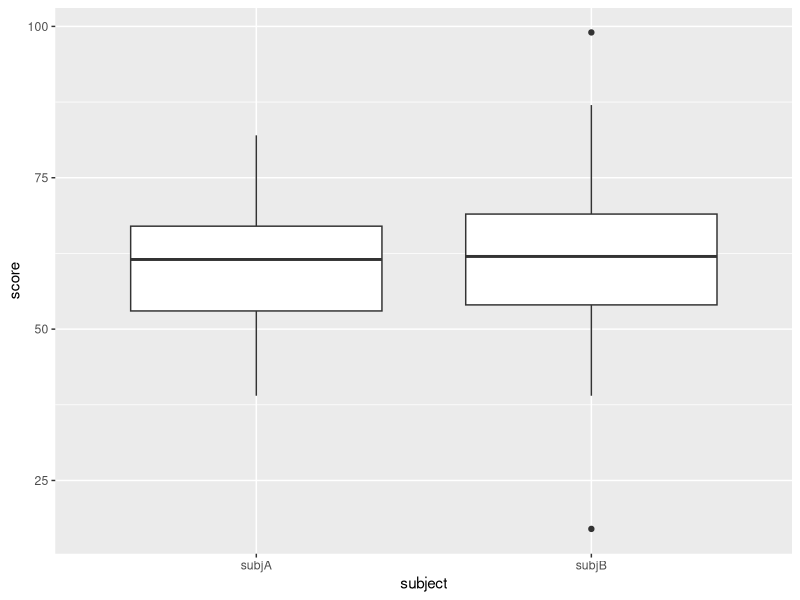

Reproduce this figure in R.
#3-1-4
library(tidyverse)
d01 <- read_csv("A03L01.csv")
d02 <- read_csv("A03L02.csv")
ggplot(d01)+geom_boxplot(aes(x=subject,y=score))
summary(d02)
cor(d02)
var(d02)
